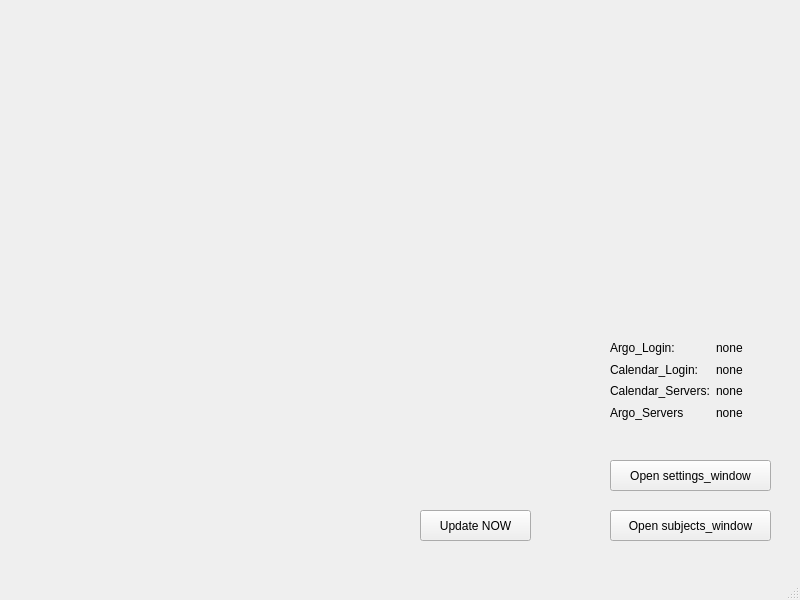
<?xml version="1.0" encoding="UTF-8"?>
<ui version="4.0">
 <class>MainWindow</class>
 <widget class="QMainWindow" name="MainWindow">
  <property name="geometry">
   <rect>
    <x>0</x>
    <y>0</y>
    <width>800</width>
    <height>600</height>
   </rect>
  </property>
  <property name="windowTitle">
   <string>MainWindow</string>
  </property>
  <widget class="QWidget" name="centralwidget">
   <widget class="QPushButton" name="open_subject_name_Button">
    <property name="geometry">
     <rect>
      <x>610</x>
      <y>510</y>
      <width>161</width>
      <height>31</height>
     </rect>
    </property>
    <property name="text">
     <string>Open subjects_window</string>
    </property>
   </widget>
   <widget class="QWidget" name="gridLayoutWidget">
    <property name="geometry">
     <rect>
      <x>610</x>
      <y>340</y>
      <width>160</width>
      <height>80</height>
     </rect>
    </property>
    <layout class="QGridLayout" name="gridLayout">
     <item row="0" column="0">
      <widget class="QLabel" name="label">
       <property name="text">
        <string>Argo_Login:</string>
       </property>
      </widget>
     </item>
     <item row="0" column="1">
      <widget class="QLabel" name="status_argo_login">
       <property name="text">
        <string>none</string>
       </property>
      </widget>
     </item>
     <item row="2" column="1">
      <widget class="QLabel" name="status_calendar_servers">
       <property name="text">
        <string>none</string>
       </property>
      </widget>
     </item>
     <item row="1" column="1">
      <widget class="QLabel" name="status_calendar_login">
       <property name="text">
        <string>none</string>
       </property>
      </widget>
     </item>
     <item row="3" column="1">
      <widget class="QLabel" name="status_argo_servers">
       <property name="text">
        <string>none</string>
       </property>
      </widget>
     </item>
     <item row="1" column="0">
      <widget class="QLabel" name="label_2">
       <property name="text">
        <string>Calendar_Login:</string>
       </property>
      </widget>
     </item>
     <item row="2" column="0">
      <widget class="QLabel" name="label_3">
       <property name="text">
        <string>Calendar_Servers:</string>
       </property>
      </widget>
     </item>
     <item row="3" column="0">
      <widget class="QLabel" name="label_4">
       <property name="text">
        <string>Argo_Servers</string>
       </property>
      </widget>
     </item>
    </layout>
   </widget>
   <widget class="QPushButton" name="open_settings_Button">
    <property name="geometry">
     <rect>
      <x>610</x>
      <y>460</y>
      <width>161</width>
      <height>31</height>
     </rect>
    </property>
    <property name="text">
     <string>Open settings_window</string>
    </property>
   </widget>
   <widget class="QPushButton" name="pushButton">
    <property name="geometry">
     <rect>
      <x>420</x>
      <y>510</y>
      <width>111</width>
      <height>31</height>
     </rect>
    </property>
    <property name="text">
     <string>Update NOW</string>
    </property>
   </widget>
  </widget>
  <widget class="QMenuBar" name="menubar">
   <property name="geometry">
    <rect>
     <x>0</x>
     <y>0</y>
     <width>800</width>
     <height>21</height>
    </rect>
   </property>
  </widget>
  <widget class="QStatusBar" name="statusbar"/>
 </widget>
 <resources/>
 <connections>
  <connection>
   <sender>open_subject_name_Button</sender>
   <signal>clicked()</signal>
   <receiver>MainWindow</receiver>
   <slot>open_subjects_window()</slot>
   <hints>
    <hint type="sourcelabel">
     <x>629</x>
     <y>535</y>
    </hint>
    <hint type="destinationlabel">
     <x>527</x>
     <y>191</y>
    </hint>
   </hints>
  </connection>
  <connection>
   <sender>open_settings_Button</sender>
   <signal>clicked()</signal>
   <receiver>MainWindow</receiver>
   <slot>open_settings_window()</slot>
   <hints>
    <hint type="sourcelabel">
     <x>610</x>
     <y>511</y>
    </hint>
    <hint type="destinationlabel">
     <x>461</x>
     <y>380</y>
    </hint>
   </hints>
  </connection>
  <connection>
   <sender>pushButton</sender>
   <signal>clicked()</signal>
   <receiver>MainWindow</receiver>
   <slot>app_update()</slot>
   <hints>
    <hint type="sourcelabel">
     <x>488</x>
     <y>537</y>
    </hint>
    <hint type="destinationlabel">
     <x>392</x>
     <y>495</y>
    </hint>
   </hints>
  </connection>
 </connections>
 <slots>
  <slot>open_subjects_window()</slot>
  <slot>open_settings_window()</slot>
  <slot>app_update()</slot>
 </slots>
</ui>
